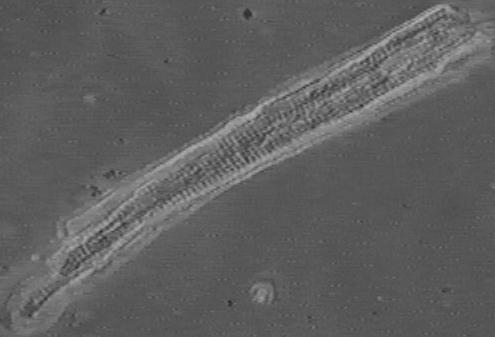
%> input picture myocyte.tif, 495 x 337 px
$ octave Lab2_ex2.m   (GNU Octave 9; MATLAB toolbox functions it lacks are replaced by stand-ins)
%> lines starting %> are read from the running program, lines starting %| are printed output that depends on the picture; in (x1, y1, x2, y2) boxes, pixels count from 0 and x2, y2 are one past the last pixel; in counts of white or black regions, pixels touching at a corner belong together; the program's own positions count from 1
%Advanced Image Processing course, Image Segmentation lab
%by Daria Kruzhinskaia

% Lab 2. Exercise 2. Size of the myocyte

%% reading image
M = imread('myocyte.tif');
%> M is the input picture: size 337x495 uint8; min 38, max 182, mean 94.9

%% Method #1

%binarizing the image using graytresh
G=graythresh(M);
%> G = 0.416
BW=imbinarize(M, G);
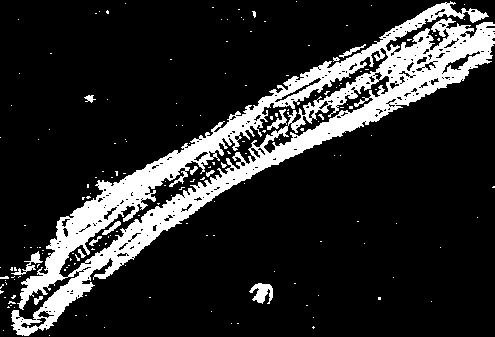
%> BW: size 337x495 logical; 16.3% white; 172 white regions (157 under 20 px), largest, box (x1, y1, x2, y2) and area: (11, 1, 495, 336) 25603, (249, 283, 273, 304) 299, (11, 251, 43, 275) 193
BW=imfill(BW, 'holes');
%> BW: size 337x495 logical; 21.2% white; 120 white regions (112 under 20 px), largest, box (x1, y1, x2, y2) and area: (11, 1, 495, 336) 34267, (249, 283, 273, 304) 299, (11, 251, 43, 275) 193
BW=bwareaopen(BW,10000,4); % function to eleiminate nos requieresd conected components
%> BW: size 337x495 logical; 20.5% white; 1 white region, box (x1, y1, x2, y2) and area: (11, 1, 495, 336) 34240
se = strel('line',10, 30);
BW=imopen(BW, se);%opening function
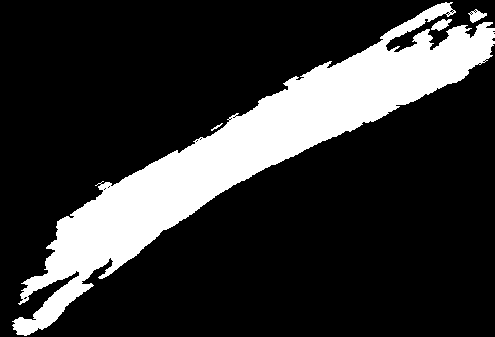
%> BW: size 337x495 logical; 19.8% white; 4 white regions, box (x1, y1, x2, y2) and area: (12, 2, 495, 336) 32752, (431, 19, 452, 31) 139, (468, 9, 487, 23) 136, (211, 123, 223, 131) 25

% getting object properties using regionprops function
STATS=regionprops(BW, 'MajorAxisLength','MinorAxisLength');
%> STATS = 4 regions; MajorAxisLength and MinorAxisLength: 595.3 84.44, 14.96 2.49, 21.14 8.9, 17.62 11.51
height=STATS.MajorAxisLength
%> height = 595.3
width=STATS.MinorAxisLength
%> width = 84.44
figure, imshow(BW); title ('Method #1');

%% Method 2

%  Thresholding & segmentation
 tr = graythresh (M) - 0.0075;
%> tr = 0.408
 BW = imbinarize (M, tr);
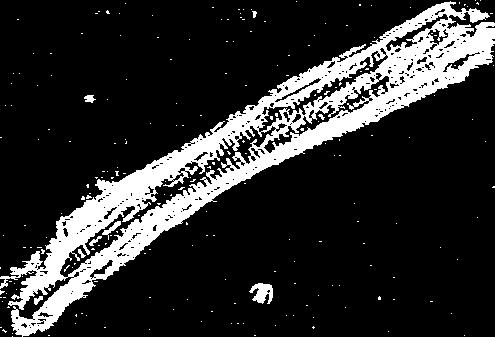
%> BW: size 337x495 logical; 17.6% white; 216 white regions (207 under 20 px), largest, box (x1, y1, x2, y2) and area: (0, 1, 495, 337) 28189, (249, 283, 273, 304) 314, (102, 221, 121, 240) 100
 BW = imfill(BW, 'holes');
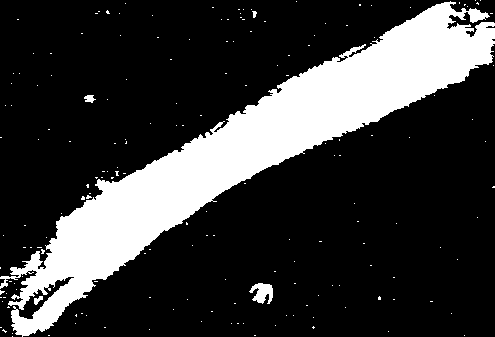
%> BW: size 337x495 logical; 22.4% white; 177 white regions (172 under 20 px), largest, box (x1, y1, x2, y2) and area: (0, 1, 495, 337) 36456, (249, 283, 273, 304) 320, (84, 95, 96, 103) 62, (34, 296, 43, 305) 46, (252, 11, 257, 18) 23
 SE = strel ('diamond', 9);
 BW = imopen (BW, SE);
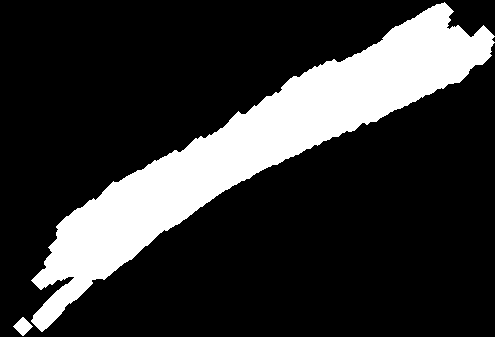
%> BW: size 337x495 logical; 20.3% white; 2 white regions, box (x1, y1, x2, y2) and area: (31, 2, 495, 332) 33652, (13, 317, 33, 336) 200
 SE = strel ('diamond', 4);
 BW = imerode (BW, SE);
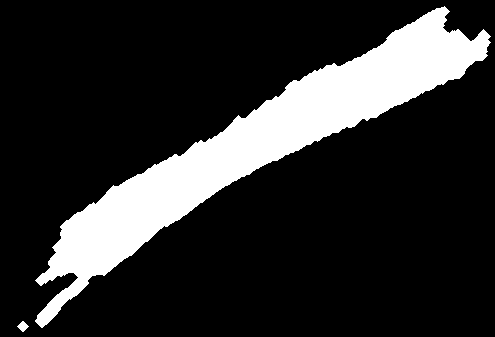
%> BW: size 337x495 logical; 17.6% white; 2 white regions, box (x1, y1, x2, y2) and area: (35, 6, 491, 328) 29256, (17, 321, 29, 332) 72

figure; imshowpair(M, BW , 'montage'); title ('Method #2');
%> after `imshowpair(M, BW , 'montage')`:
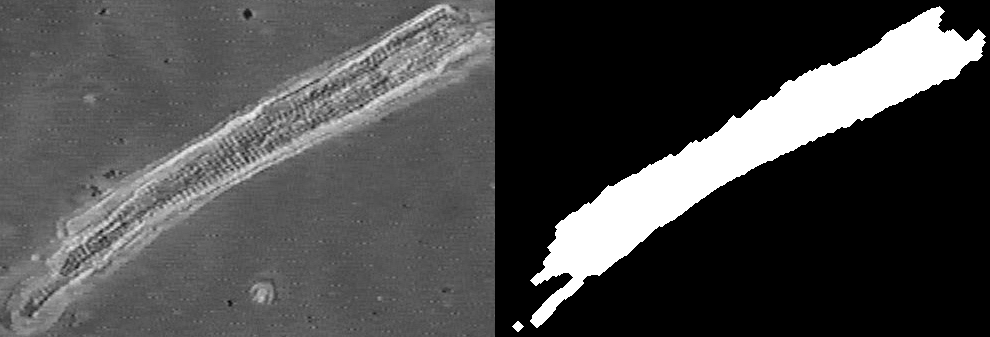
%> displayed picture: size 337x990, on the screen's scale of 0 to 255; min 0, max 255, mean 72.8

% Estimate the size of the myocyte: height and width
STATS = regionprops (BW, 'Area','MajorAxisLength','MinorAxisLength');
%> STATS = 2 regions; Area, MajorAxisLength and MinorAxisLength: 29256 574.8 76.17, 72 9.93 9.73
area = cat(1, STATS.Area);
%> area = [72; 29256]
height = cat(1, STATS.MajorAxisLength);
%> height = [9.93; 574.8]
width = cat(1, STATS.MinorAxisLength);
%> width = [9.73; 76.17]
maxMC = max(area); %find the biggest element
%> maxMC = 29256
[row, col]= find((area == maxMC)==1);
%> row = 2; col = 1

MCheight = height(row)
%> MCheight = 574.8
MCwidth = width(row)
%> MCwidth = 76.17
